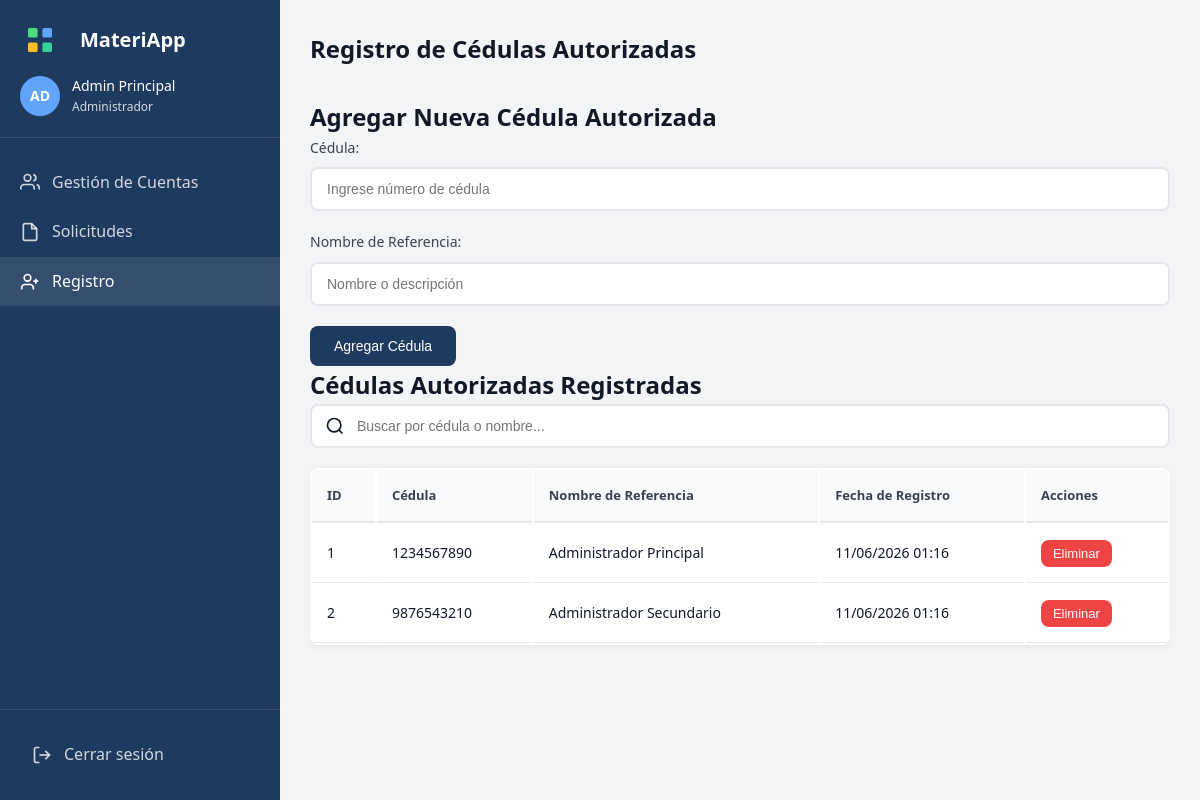
Page /admin/registro (signed in) on the committed database.
### tables this page shows
CREATE TABLE cedulas_administrador (
    id INT AUTO_INCREMENT PRIMARY KEY,
    cedula VARCHAR(20) NOT NULL UNIQUE,
    nombre_referencia VARCHAR(100) NOT NULL,
    fecha_registro TIMESTAMP DEFAULT CURRENT_TIMESTAMP
);

### core/Session.php (called while the page is built, shortened)
<?php
class Session {
    public static function get($key) {
        return isset($_SESSION[$key]) ? $_SESSION[$key] : null;
    }
    public static function has($key) {
        return isset($_SESSION[$key]);
    }
    public static function isLoggedIn() {
        return self::has('user_id') && self::has('user_role');
    }
    public static function getUserRole() {
        return self::get('user_role');
    }
    public static function getUserName() {
        return self::get('user_name');
    }
    public static function checkExpiration() {
        return true;
    }
    public static function requireRole($allowedRoles) {
        $userRole = self::getUserRole();
        if (!is_array($allowedRoles)) {
            $allowedRoles = [$allowedRoles];
        }
    }
}

### core/Database.php (called while the page is built, shortened)
<?php
class Database {
    private static $instance = null;
    private $connection;
    private function __construct() {
        try {
            $dsn = "mysql:host=" . DB_HOST . ";dbname=" . DB_NAME . ";charset=" . DB_CHARSET;
            $options = [
                PDO::ATTR_ERRMODE => PDO::ERRMODE_EXCEPTION,
                PDO::ATTR_DEFAULT_FETCH_MODE => PDO::FETCH_ASSOC,
                PDO::ATTR_EMULATE_PREPARES => false
            ];
            $this->connection = new PDO($dsn, DB_USER, DB_PASS, $options);
        } catch (PDOException $e) {
            die("Error de conexión a la base de datos: " . $e->getMessage());
        }
    }
    public static function getInstance() {
        if (self::$instance === null) {
            self::$instance = new self();
        }
        return self::$instance;
    }
public function getConnection() {
        return $this->connection;
    }
}

### controllers/AdminController.php (called while the page is built, shortened)
<?php
require_once ROOT_PATH . 'models/CedulaAdministradorModel.php';
class AdminController {
    private $cedulaModel;
    public function __construct() {
        $this->cedulaModel = new CedulaAdministradorModel();
    }
    public function registro() {
        $cedulas = $this->cedulaModel->getAll();
        View::render('admin/registro_cedulas', [
            'cedulas' => $cedulas,
            'pageTitle' => 'Registro de Cédulas Autorizadas'
        ]);
    }
}

### index.php (called while the page is built, shortened)
<?php
require_once __DIR__ . '/config/database.php';
require_once ROOT_PATH . 'core/Database.php';
require_once ROOT_PATH . 'core/Session.php';
require_once ROOT_PATH . 'core/Router.php';
$router = new Router();
$router->get('auth/login', 'AuthController', 'login');
$router->post('auth/login', 'AuthController', 'login');
$router->get('auth/registro', 'AuthController', 'registro');
$router->post('auth/registro', 'AuthController', 'registro');
$router->get('auth/logout', 'AuthController', 'logout');
$router->get('auth/unauthorized', 'AuthController', 'unauthorized');
$router->get('empleado/solicitudes', 'EmpleadoController', 'solicitudes');
$router->get('empleado/nueva', 'EmpleadoController', 'nueva');
$router->post('empleado/crear', 'EmpleadoController', 'crear');
$router->get('empleado/ver/(\d+)', 'EmpleadoController', 'ver');
$router->get('empleado/perfil', 'EmpleadoController', 'perfil');
$router->get('almacen/solicitudes', 'AlmacenController', 'solicitudes');
$router->get('almacen/ver/(\d+)', 'AlmacenController', 'ver');
$router->post('almacen/aprobar/(\d+)', 'AlmacenController', 'aprobar');
$router->post('almacen/rechazar/(\d+)', 'AlmacenController', 'rechazar');
$router->get('almacen/inventario', 'AlmacenController', 'inventario');
$router->post('almacen/inventario/agregar', 'AlmacenController', 'agregarMaterial');
$router->get('almacen/material/(\d+)/editar', 'AlmacenController', 'editarMaterial');
$router->post('almacen/material/(\d+)/editar', 'AlmacenController', 'editarMaterial');
$router->post('almacen/material/(\d+)/eliminar', 'AlmacenController', 'eliminarMaterial');
$router->get('almacen/perfil', 'AlmacenController', 'perfil');
$router->get('admin/usuarios', 'AdminController', 'usuarios');
$router->get('admin/solicitudes', 'AdminController', 'solicitudes');
$router->get('admin/ver-solicitud/(\d+)', 'AdminController', 'verSolicitud');
$router->get('admin/registro', 'AdminController', 'registro');
$router->post('admin/agregar-cedula', 'AdminController', 'agregarCedula');
$router->post('admin/eliminar-cedula/(\d+)', 'AdminController', 'eliminarCedula');
$router->get('admin/usuario/(\d+)/editar', 'AdminController', 'editarUsuario');
$router->post('admin/usuario/(\d+)/editar', 'AdminController', 'editarUsuario');
$router->post('admin/usuario/(\d+)/restablecer', 'AdminController', 'restablecerContrasena');
$router->post('admin/solicitud/(\d+)/eliminar', 'AdminController', 'eliminarSolicitud');
$router->get('admin/dashboard', 'AdminController', 'estadisticas');
$router->get('', 'AuthController', 'login');
$uri = $_SERVER['REQUEST_URI'];
$method = $_SERVER['REQUEST_METHOD'];
$uri = parse_url($uri, PHP_URL_PATH);
$basePath = trim(parse_url(BASE_URL, PHP_URL_PATH), '/');
if (!empty($basePath) && strpos($uri, '/' . $basePath) === 0) {
    $uri = substr($uri, strlen($basePath) + 1);
}
$uri = trim($uri, '/');
try {
    $router->dispatch($uri, $method);
} catch (Exception $e) {
    error_log("Error en MateriApp: " . $e->getMessage());
    error_log("URI: " . $uri);
    http_response_code(500);
    echo "Error interno del servidor: " . $e->getMessage();
}

### models/CedulaAdministradorModel.php (called while the page is built, shortened)
<?php
require_once ROOT_PATH . 'entities/CedulaAdministrador.php';
class CedulaAdministradorModel {
    private $db;
    public function __construct() {
        $this->db = Database::getInstance()->getConnection();
    }
    public function getAll() {
        $sql = "SELECT * FROM cedulas_administrador ORDER BY nombre_referencia";
        $stmt = $this->db->query($sql);
        $cedulas = [];
        while ($data = $stmt->fetch()) {
            $cedulas[] = new CedulaAdministrador($data);
        }
        return $cedulas;
    }
}

### entities/CedulaAdministrador.php (called while the page is built, shortened)
<?php
class CedulaAdministrador {
    private $id;
    private $cedula;
    private $nombre_referencia;
    private $fecha_registro;
    public function fill($data) {
        foreach ($data as $key => $value) {
            $method = 'set' . $this->snakeToCamel($key);
        }
    }
    private function snakeToCamel($string) {
        return str_replace(' ', '', ucwords(str_replace('_', ' ', $string)));
    }
    public function getId() {
        return $this->id;
    }
    public function setId($id) {
        $this->id = $id;
    }
    public function getCedula() {
        return $this->cedula;
    }
    public function setCedula($cedula) {
        $this->cedula = $cedula;
    }
    public function getNombreReferencia() {
        return $this->nombre_referencia;
    }
    public function setNombreReferencia($nombre_referencia) {
        $this->nombre_referencia = $nombre_referencia;
    }
    public function getFechaRegistro() {
        return $this->fecha_registro;
    }
    public function setFechaRegistro($fecha_registro) {
        $this->fecha_registro = $fecha_registro;
    }
}

### views/admin/registro_cedulas.php (the view, shortened to what this page needs)
<!DOCTYPE html>
<html lang="es">
<head>
    <link rel="stylesheet" href="<?= BASE_URL ?>public/css/styles.css">
    <link rel="stylesheet" href="<?= BASE_URL ?>public/js/styles.js.css">
</head>
<body>
    <div class="app-container">
        <aside class="sidebar">
            <div class="sidebar-header">
                <div class="logo">
                    <span class="logo-text">MateriApp</span>
                </div>
                <div class="user-info">
                    <div class="user-avatar"><?= strtoupper(substr(Session::getUserName(), 0, 2)) ?></div>
                    <div class="user-details">
                        <span class="user-name"><?= htmlspecialchars(Session::getUserName()) ?></span>
                        <span class="user-role">Administrador</span>
                    </div>
                </div>
            </div>
            <nav class="sidebar-nav">
                <a href="<?= BASE_URL ?>admin/usuarios" class="nav-item <?= strpos($_SERVER['REQUEST_URI'], 'usuarios') !== false ? 'active' : '' ?>">
                    <svg width="20" height="20" viewBox="0 0 24 24" fill="none" stroke="currentColor" stroke-width="2">
                        <path d="M17 21v-2a4 4 0 0 0-4-4H5a4 4 0 0 0-4 4v2"></path>
                        <circle cx="9" cy="7" r="4"></circle>
                        <path d="M23 21v-2a4 4 0 0 0-3-3.87"></path>
                        <path d="M16 3.13a4 4 0 0 1 0 7.75"></path>
                    </svg>
                    Gestión de Cuentas
                </a>
                <a href="<?= BASE_URL ?>admin/solicitudes" class="nav-item <?= strpos($_SERVER['REQUEST_URI'], 'solicitudes') !== false ? 'active' : '' ?>">
                    <svg width="20" height="20" viewBox="0 0 24 24" fill="none" stroke="currentColor" stroke-width="2">
                        <path d="M14 2H6a2 2 0 0 0-2 2v16a2 2 0 0 0 2 2h12a2 2 0 0 0 2-2V8z"></path>
                        <polyline points="14 2 14 8 20 8"></polyline>
                    </svg>
                    Solicitudes
                </a>
                <a href="<?= BASE_URL ?>admin/registro" class="nav-item <?= strpos($_SERVER['REQUEST_URI'], 'registro') !== false ? 'active' : '' ?>">
                    <svg width="20" height="20" viewBox="0 0 24 24" fill="none" stroke="currentColor" stroke-width="2">
                        <path d="M16 21v-2a4 4 0 0 0-4-4H6a4 4 0 0 0-4 4v2"></path>
                        <circle cx="9" cy="7" r="4"></circle>
                        <line x1="19" y1="8" x2="19" y2="14"></line>
                        <line x1="22" y1="11" x2="16" y2="11"></line>
                    </svg>
                    Registro
                </a>
            </nav>
            <div class="sidebar-footer">
                <a href="<?= BASE_URL ?>auth/logout" class="logout-btn">
                    <svg width="20" height="20" viewBox="0 0 24 24" fill="none" stroke="currentColor" stroke-width="2">
                        <path d="M9 21H5a2 2 0 0 1-2-2V5a2 2 0 0 1 2-2h4"></path>
                        <polyline points="16 17 21 12 16 7"></polyline>
                        <line x1="21" y1="12" x2="9" y2="12"></line>
                    </svg>
                    Cerrar sesión
                </a>
            </div>
        </aside>
        <main class="main-content">
            <div class="content-header">
                <h1><?= $pageTitle ?></h1>
            </div>
            <div class="card">
                <div class="card-header">
                    <h2>Agregar Nueva Cédula Autorizada</h2>
                </div>
                <div class="card-body">
                    <form method="POST" action="<?= BASE_URL ?>admin/agregar-cedula" class="form-inline">
                        <div class="form-group">
                            <label for="cedula">Cédula:</label>
                            <input type="text" id="cedula" name="cedula" required placeholder="Ingrese número de cédula" pattern="[0-9]*" inputmode="numeric">
                        </div>
                        <div class="form-group">
                            <label for="nombre_referencia">Nombre de Referencia:</label>
                            <input type="text" id="nombre_referencia" name="nombre_referencia" required placeholder="Nombre o descripción">
                        </div>
                        <button type="submit" class="btn btn-primary">Agregar Cédula</button>
                    </form>
                </div>
            </div>
            <div class="card">
                <div class="card-header">
                    <h2>Cédulas Autorizadas Registradas</h2>
                </div>
                <div class="card-body">
                    <div class="usuarios-list">
                        <div class="search-container">
                            <div class="search-input-wrapper">
                                <svg width="20" height="20" viewBox="0 0 24 24" fill="none" stroke="currentColor" stroke-width="2">
                                    <circle cx="11" cy="11" r="8"/>
                                    <path d="M21 21l-4.35-4.35"/>
                                </svg>
                                <input type="text" class="form-control" data-table-search="tabla-cedulas" placeholder="Buscar por cédula o nombre...">
                            </div>
                        </div>
                        <table class="table" id="tabla-cedulas">
                            <thead>
                                <tr>
                                    <th>ID</th>
                                    <th>Cédula</th>
                                    <th>Nombre de Referencia</th>
                                    <th>Fecha de Registro</th>
                                    <th>Acciones</th>
                                </tr>
                            </thead>
                            <tbody>
                                <?php if (empty($cedulas)): ?>
                                    <tr>
                                        <td colspan="5" style="text-align: center;">No hay cédulas registradas</td>
                                    </tr>
                                <?php else: ?>
                                    <?php foreach ($cedulas as $cedula): ?>
                                        <tr>
                                            <td><?= $cedula->getId() ?></td>
                                            <td><?= htmlspecialchars($cedula->getCedula()) ?></td>
                                            <td><?= htmlspecialchars($cedula->getNombreReferencia()) ?></td>
                                            <td><?= date('d/m/Y H:i', strtotime($cedula->getFechaRegistro())) ?></td>
                                            <td>
                                                <form method="POST" action="<?= BASE_URL ?>admin/eliminar-cedula/<?= $cedula->getId() ?>" style="display: inline;">
                                                    <button type="submit" class="btn btn-sm" style="background-color: #ef4444; color: white;" data-confirm-delete data-item-name="<?= htmlspecialchars($cedula->getCedula()) ?>">Eliminar</button>
                                                </form>
                                            </td>
                                        </tr>
                                    <?php endforeach; ?>
                                <?php endif; ?>
                            </tbody>
                        </table>
                    </div>
                </div>
            </div>
        </main>
    </div>
</body>
</html>

### core/Router.php (shortened to what this page needs)
<?php
class Router {
    private $routes = [];
    public function get($path, $controller, $action) {
        $this->routes['GET'][$path] = ['controller' => $controller, 'action' => $action];
    }
    public function post($path, $controller, $action) {
        $this->routes['POST'][$path] = ['controller' => $controller, 'action' => $action];
    }
public function dispatch($uri, $method) {
        $uri = trim($uri, '/');
        foreach ($this->routes[$method] as $routePath => $route) {
            $pattern = '#^' . $routePath . '$#';
            if (preg_match($pattern, $uri, $matches)) {
                $controllerName = $route['controller'];
                $actionName = $route['action'];
                $controllerPath = ROOT_PATH . 'controllers/' . $controllerName . '.php';
                if (file_exists($controllerPath)) {
                    $controller = new $controllerName();
                    if (method_exists($controller, $actionName)) {
                        array_shift($matches);
                        call_user_func_array([$controller, $actionName], $matches);
                        return;
                    }
                }
            }
        }
    }
}

### rows in the picture
cedulas_administrador: id "1", cedula "1234567890", nombre_referencia "Administrador Principal", fecha_registro "11/06/2026 01:16"
cedulas_administrador: id "2", cedula "9876543210", nombre_referencia "Administrador Secundario", fecha_registro "11/06/2026 01:16"
